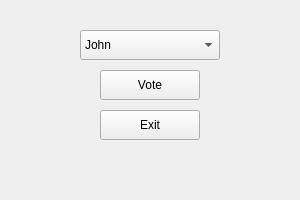
<?xml version="1.0" encoding="UTF-8"?>
<ui version="4.0">
 <class>VotingApp</class>
 <widget class="QWidget" name="VotingApp">
  <property name="geometry">
   <rect>
    <x>0</x>
    <y>0</y>
    <width>300</width>
    <height>200</height>
   </rect>
  </property>
  <property name="windowTitle">
   <string>Voting App</string>
  </property>
  <widget class="QComboBox" name="candidateDropdown">
   <property name="geometry">
    <rect>
     <x>80</x>
     <y>30</y>
     <width>140</width>
     <height>30</height>
    </rect>
   </property>
   <item>
    <property name="text">
     <string>John</string>
    </property>
   </item>
   <item>
    <property name="text">
     <string>Jane</string>
    </property>
   </item>
  </widget>
  <widget class="QPushButton" name="voteButton">
   <property name="geometry">
    <rect>
     <x>100</x>
     <y>70</y>
     <width>100</width>
     <height>30</height>
    </rect>
   </property>
   <property name="text">
    <string>Vote</string>
   </property>
  </widget>
  <widget class="QPushButton" name="exitButton">
   <property name="geometry">
    <rect>
     <x>100</x>
     <y>110</y>
     <width>100</width>
     <height>30</height>
    </rect>
   </property>
   <property name="text">
    <string>Exit</string>
   </property>
  </widget>
  <widget class="QLabel" name="resultLabel">
   <property name="geometry">
    <rect>
     <x>60</x>
     <y>150</y>
     <width>180</width>
     <height>30</height>
    </rect>
   </property>
   <property name="text">
    <string/>
   </property>
   <property name="alignment">
    <set>Qt::AlignCenter</set>
   </property>
  </widget>
 </widget>
 <resources/>
 <connections/>
</ui>
